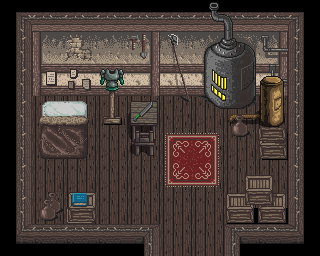

Rendered tile map (Tiled .tmx) drawn with the repository's tilesets; below, a short description and the map source with its tile grids summarised:
An orthogonal 10x8 tile map with 32x32 px tiles, 8 tile layers (0, 0 - Detail A, 1, 1 - Detail A, ...), 2 tilesets and 14 objects (2x door, bedside).

<map version="1.0" orientation="orthogonal" width="10" height="8" tilewidth="32" tileheight="32">
 <properties>
  <property name="name" value="Tat's Hut" />
 </properties>
 <tileset firstgid="1" name="inside01" tilewidth="32" tileheight="32">
  <image source="../../images/tilesets/lorestrome/inside01.png" width="256" height="3507" />
 </tileset>
 <tileset firstgid="873" name="inside2" tilewidth="32" tileheight="32">
  <image source="../../images/tilesets/lorestrome/inside2.png" width="256" height="3507" />
 </tileset>
 <layer name="0" width="10" height="8">
  <properties>
   <property name="z" value="0" />
  </properties>
  <data>[80 cells, 34 non-empty, 2 distinct tile ids]</data>
 </layer>
 <layer name="0 - Detail A" width="10" height="8">
  <properties>
   <property name="z" value="0" />
  </properties>
  <data>[80 cells, 13 non-empty, 13 distinct tile ids]</data>
 </layer>
 <layer name="1" width="10" height="8">
  <properties>
   <property name="z" value="1" />
  </properties>
  <data>[80 cells, 18 non-empty, 17 distinct tile ids]</data>
 </layer>
 <layer name="1 - Detail A" width="10" height="8">
  <properties>
   <property name="z" value="1" />
  </properties>
  <data>[80 cells, 5 non-empty, 5 distinct tile ids]</data>
 </layer>
 <layer name="2" width="10" height="8">
  <properties>
   <property name="z" value="2" />
  </properties>
  <data>[80 cells, 12 non-empty, 12 distinct tile ids]</data>
 </layer>
 <layer name="2 - Detail A" width="10" height="8">
  <properties>
   <property name="z" value="2" />
  </properties>
  <data>[80 cells, 1 non-empty, 1 distinct tile ids]</data>
 </layer>
 <layer name="3" width="10" height="8">
  <properties>
   <property name="z" value="3" />
  </properties>
  <data>[80 cells, 30 non-empty, 10 distinct tile ids]</data>
 </layer>
 <layer name="3 - Detail A" width="10" height="8">
  <properties>
   <property name="z" value="3" />
  </properties>
  <data>[80 cells, 2 non-empty, 2 distinct tile ids]</data>
 </layer>
 <objectgroup color="#ff0000" name="block" width="10" height="8">
  <object x="0" y="0" width="32" height="288" />
  <object x="32" y="0" width="256" height="96" />
  <object x="288" y="0" width="32" height="288" />
  <object x="224" y="224" width="64" height="64" />
  <object x="32" y="224" width="128" height="64" />
  <object x="224" y="192" width="64" height="32" />
  <object x="256" y="128" width="32" height="32" />
  <object x="32" y="192" width="64" height="32" />
  <object x="96" y="112" width="32" height="16" />
  <object x="128" y="112" width="32" height="48" />
  <object x="224" y="96" width="64" height="32" />
 </objectgroup>
 <objectgroup color="#55ff00" name="spawns" width="10" height="8">
  <object name="door" x="176" y="224" width="32" height="32" />
  <object name="bedside" x="96" y="160" width="32" height="32" />
 </objectgroup>
 <objectgroup color="#55aaff" name="portals" width="10" height="8">
  <object name="door" x="160" y="256" width="64" height="32">
   <properties>
    <property name="map" value="test" />
    <property name="spawn" value="tats_house_door" />
    <property name="world" value="orthogonia" />
   </properties>
  </object>
 </objectgroup>
</map>
